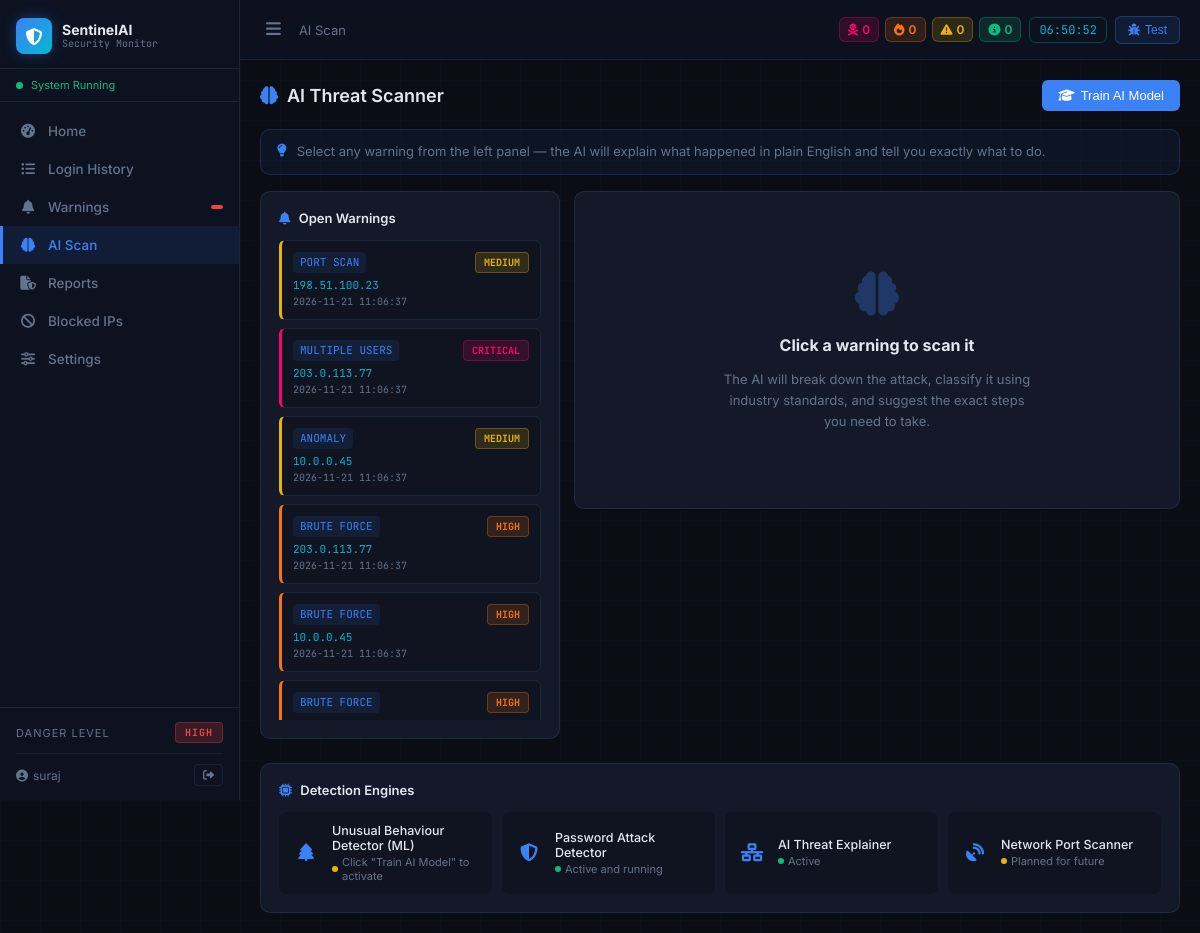
The page /analysis (signed in) on the database its author committed.
### tables this page shows
CREATE TABLE alerts (
            id           INTEGER PRIMARY KEY AUTOINCREMENT,
            alert_type   TEXT NOT NULL,
            severity     TEXT NOT NULL,
            source_ip    TEXT,
            description  TEXT,
            event_id     INTEGER REFERENCES security_events(id),
            status       TEXT DEFAULT 'Open',
            analyst_note TEXT,
            created_at   TEXT DEFAULT CURRENT_TIMESTAMP,
            resolved_at  TEXT
        );

### routes/dashboard.py (the view)
@dashboard_bp.route('/analysis')
def analysis():
    alerts_list = get_alerts(status='Open', limit=50)
    return render_template('analysis.html', alerts=alerts_list, page='analysis',
                           user=session.get('user'), role=session.get('role'))

### app.py (called while the page is built)
@app.before_request
def require_login():
    if request.endpoint and (
        request.endpoint in PUBLIC_ROUTES or
        request.endpoint.startswith('static')
    ):
        return
    if 'user' not in session:
        return redirect(url_for('auth.login', next=request.url))

@app.before_request
def rate_limit():
    if request.path.startswith('/api'):
        ip  = request.remote_addr
        now = _time.time()
        _rate_buckets[ip] = [t for t in _rate_buckets[ip] if now - t < 60]
        if len(_rate_buckets[ip]) >= RATE_LIMIT:
            return jsonify({'error': 'Rate limit exceeded'}), 429
        _rate_buckets[ip].append(now)

### database.py (called while the page is built)
def get_connection():
    conn = sqlite3.connect(DB_PATH, check_same_thread=False)
    conn.row_factory = sqlite3.Row
    conn.execute("PRAGMA journal_mode=WAL")
    conn.execute("PRAGMA foreign_keys=ON")
    return conn

def get_alerts(limit=200, status=None, severity=None):
    conn = get_connection()
    q, p = "SELECT * FROM alerts WHERE 1=1", []
    if status:   q += " AND status=?";   p.append(status)
    if severity: q += " AND severity=?"; p.append(severity)
    q += " ORDER BY id DESC LIMIT ?";   p.append(limit)
    rows = conn.execute(q, p).fetchall()
    conn.close()
    return [dict(r) for r in rows]

### templates/analysis.html (shortened to what this page needs)
{% extends "base.html" %}
{% block breadcrumb %}AI Scan{% endblock %}
{% block content %}
<div class="page-header">
  <h2><i class="fas fa-brain"></i> AI Threat Scanner</h2>
  <div class="ph-right">
    <button class="btn-primary" onclick="trainModel()">
      <i class="fas fa-graduation-cap"></i> Train AI Model
    </button>
  </div>
</div>
<div class="info-banner">
  <i class="fas fa-lightbulb"></i>
  <span>Select any warning from the left panel — the AI will explain what happened in plain English and tell you exactly what to do.</span>
</div>
<div class="analysis-layout">
  <div class="analysis-left">
    <div class="chart-card">
      <div class="card-header"><span><i class="fas fa-bell"></i> Open Warnings</span></div>
      <div class="alert-selector" id="alert-selector">
        {% if alerts %}
          {% for a in alerts %}
          <div class="as-item sev-border-left-{{ a.severity|lower }}"
               onclick="selectAlert({{ a.id }}, this)">
            <div class="asi-top">
              <span class="type-tag">{{ a.alert_type | replace('_',' ') }}</span>
              <span class="sev-badge sev-{{ a.severity|lower }}">{{ a.severity }}</span>
            </div>
            <div class="asi-ip mono">{{ a.source_ip }}</div>
            <div class="asi-ts mono ts">{{ a.created_at }}</div>
          </div>
          {% endfor %}
        {% else %}
          <div class="empty-state">
            <i class="fas fa-shield-check fa-2x"></i>
            <p>No open warnings</p>
          </div>
        {% endif %}
      </div>
    </div>
  </div>
  <div class="analysis-right">
    <div class="chart-card" id="analysis-panel">
      <div class="ai-placeholder">
        <div class="ai-icon-big"><i class="fas fa-brain"></i></div>
        <h3>Click a warning to scan it</h3>
        <p>The AI will break down the attack, classify it using industry standards, and suggest the exact steps you need to take.</p>
      </div>
    </div>
  </div>
</div>
<div class="chart-card" style="margin-top:1.5rem">
  <div class="card-header"><span><i class="fas fa-microchip"></i> Detection Engines</span></div>
  <div class="ml-status-grid">
    <div class="ml-stat">
      <div class="ml-stat-icon"><i class="fas fa-tree"></i></div>
      <div class="ml-stat-info">
        <div class="ml-stat-name">Unusual Behaviour Detector (ML)</div>
        <div class="ml-stat-status" id="model-status">
          <span class="status-dot-sm yellow"></span> Click "Train AI Model" to activate
        </div>
      </div>
    </div>
    <div class="ml-stat">
      <div class="ml-stat-icon"><i class="fas fa-shield-halved"></i></div>
      <div class="ml-stat-info">
        <div class="ml-stat-name">Password Attack Detector</div>
        <div class="ml-stat-status"><span class="status-dot-sm green"></span> Active and running</div>
      </div>
    </div>
    <div class="ml-stat">
      <div class="ml-stat-icon"><i class="fas fa-network-wired"></i></div>
      <div class="ml-stat-info">
        <div class="ml-stat-name">AI Threat Explainer</div>
        <div class="ml-stat-status"><span class="status-dot-sm green"></span> Active</div>
      </div>
    </div>
    <div class="ml-stat">
      <div class="ml-stat-icon"><i class="fas fa-satellite-dish"></i></div>
      <div class="ml-stat-info">
        <div class="ml-stat-name">Network Port Scanner</div>
        <div class="ml-stat-status"><span class="status-dot-sm yellow"></span> Planned for future</div>
      </div>
    </div>
  </div>
</div>
{% endblock %}

### rows shown on the page
alerts: alert_type "PORT SCAN", severity "MEDIUM", source_ip "198.51.100.23", created_at "2026-11-21 11:06:37"
alerts: alert_type "MULTIPLE USERS", severity "CRITICAL", source_ip "203.0.113.77", created_at "2026-11-21 11:06:37"
alerts: alert_type "ANOMALY", severity "MEDIUM", source_ip "10.0.0.45", created_at "2026-11-21 11:06:37"
alerts: alert_type "BRUTE FORCE", severity "HIGH", source_ip "203.0.113.77", created_at "2026-11-21 11:06:37"
alerts: alert_type "BRUTE FORCE", severity "HIGH", source_ip "10.0.0.45", created_at "2026-11-21 11:06:37"
alerts: alert_type "BRUTE FORCE", severity "HIGH"

### other values the page prints
{{ user or 'analyst' }} "suraj"
